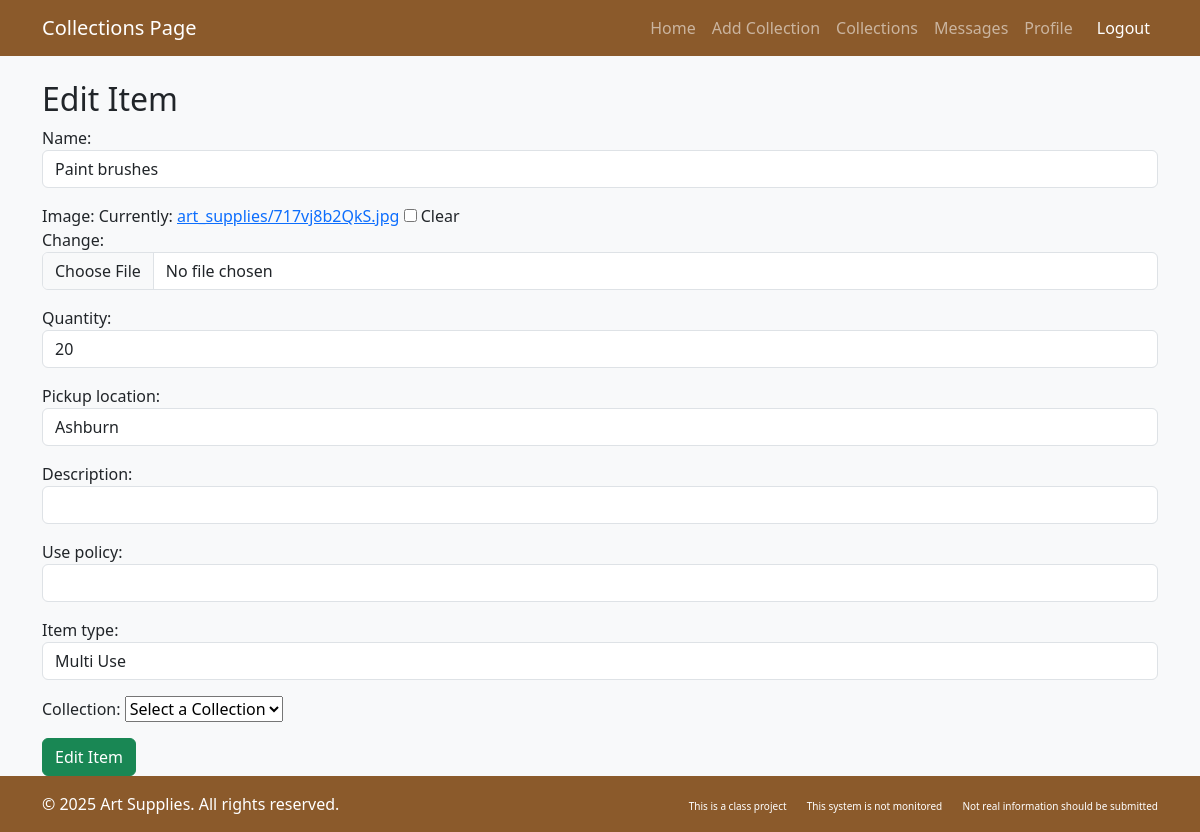
The app's page /1/edit_item/, older data.
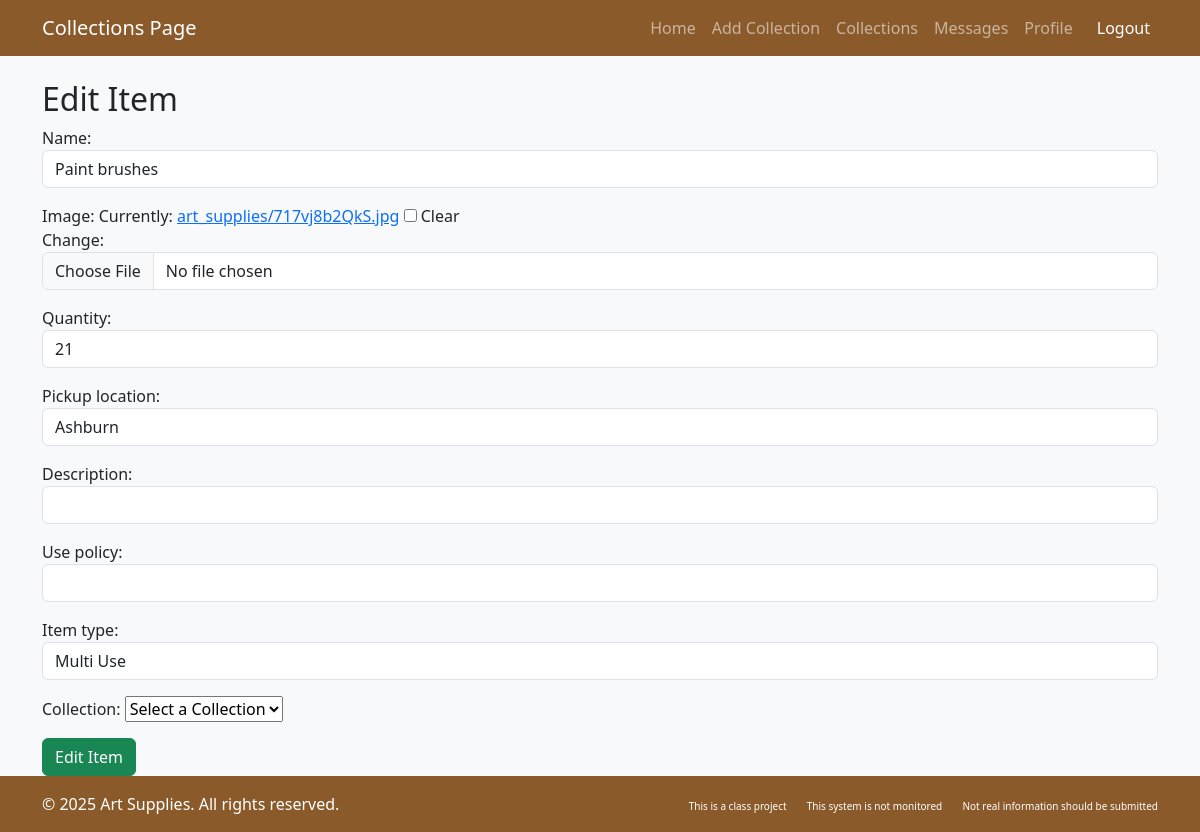
The same page, newer data.
### artlibrary/models.py (models this page shows)
class ArtSupply(models.Model):
    STATUS = [
        ('available', 'Available'),
        ('checked_out', 'Checked Out'),
    ]
    USE_TYPE=[
        ('single','Single Use'),
        ('multi','Multi Use'),
    ]
    name = models.CharField(max_length=255)
    image = models.ImageField(
        storage=S3Boto3Storage(),  # Ensures upload to S3
        upload_to='art_supplies/',  # S3 bucket folder
        null=True,
        blank=True
    )
    quantity = models.PositiveIntegerField()
    status = models.CharField(max_length=20, choices=STATUS, default='available')
    pickup_location = models.CharField(max_length=255)
    use_policy=models.TextField(null=True,blank=True)
    item_type=models.CharField(max_length=7,choices=USE_TYPE,default='multi')
    description = models.TextField(null=True, blank=True)
    added_by = models.ForeignKey(CustomUser, on_delete=models.CASCADE, related_name='added_items')
    collection = models.ManyToManyField(Collection, related_name='items', blank=True)
    def __str__(self):
        return self.name

### artlibrary/views.py (the view)
# urls.py: path('<int:id>/edit_item/', views.update_item, name='edit_item'),
def update_item(request,id):
    supply = get_object_or_404(ArtSupply, id=id)
    print(supply)
    if request.method=='POST':
        form=AddArtSupplyForm(request.POST,instance=supply)
        if form.is_valid():
            form.save()
            return redirect('librarian_page')
    else:
        form=AddArtSupplyForm(instance=supply)
    return render(request,'artlibrary/edit_item.html',{'edit_item_form':form})

### artlibrary/forms.py
class AddArtSupplyForm(forms.ModelForm):
    collection = forms.ModelChoiceField(
        queryset=Collection.objects.all(),
        empty_label="Select a Collection",
        required=False
    )
    class Meta:
        model = ArtSupply
        fields = ['name', 'image', 'quantity', 'pickup_location','description','use_policy','item_type','collection']
        widgets = {
            'name': forms.TextInput(attrs={'class': 'form-control'}),
            'quantity': forms.NumberInput(attrs={'class': 'form-control'}),
            'pickup_location': forms.TextInput(attrs={'class': 'form-control'}),
            'image': forms.ClearableFileInput(attrs={'class': 'form-control'}),
            'description': forms.TextInput(attrs={'class': 'form-control'}),
            'use_policy':forms.TextInput(attrs={'class':'form-control'}),
            'item_type':forms.Select(attrs={'class':'form-control'}),
            'collection': forms.SelectMultiple(attrs={'class': 'form-control'}),
        }

### artlibrary/models.py (called while the page is built)
    def __str__(self):
        return self.title

### artlibrary/templates/artlibrary/edit_item.html (shortened to what this page needs)
{% load django_bootstrap5 %}
<!DOCTYPE html>
<html lang="en">
<head>
    {% bootstrap_css %}
</head>
<body class="bg-light">
    <nav class="navbar navbar-expand-lg navbar-dark bg-brown">
        <div class="container">
            <a class="navbar-brand" href="#">Collections Page</a>
            <div class="collapse navbar-collapse" id="navbarNav">
                <ul class="navbar-nav ms-auto">
                    <li class="nav-item"><a class="nav-link" href="#">Home</a></li>
                    {% if request.user.user_role != "anonymous_user" %}
                    <li class="nav-item"><a class="nav-link" href="#" data-bs-toggle="modal" data-bs-target="#addCollectionModal">Add Collection</a></li>
                    {% endif %}
                    <li class="nav-item"><a class="nav-link" href="{% url 'collections' %}">Collections</a></li>
                    <li class="nav-item"><a class="nav-link" href="#">Messages</a></li>
                    {% if request.user.user_role != "anonymous_user" %}
                    <li class="nav-item"><a class="nav-link" href="{% url 'profile' %}">Profile</a></li>
                    {% endif %}
                    <li class="nav-item">
                        <a class="nav-link btn btn-danger btn-sm text-white ms-2" href="{% url 'logout' %}">Logout</a>
                    </li>
                </ul>
            </div>
        </div>
    </nav>
    <div class="container mt-4">
        <h2>Edit Item</h2>
        <form method="POST" enctype="multipart/form-data">
            {{ edit_item_form.as_p }}
            <button type="submit" name="edit_item" class="btn btn-success">Edit Item</button>
        </form>
    </div>
</body>
<footer class="py-3 bg-dark text-white mt-auto bg-brown">
    <div class="container">
        <div class="row">
            <div class="col-md-6">
                <p class="mb-0">&copy; 2025 Art Supplies. All rights reserved.</p>
            </div>
            <div class="col-md-6 text-md-end">
                <a href="#" class="text-white text-decoration-none me-3" style="font-size: 10px;">This is a class project</a>
                <a href="#" class="text-white text-decoration-none me-3" style="font-size: 10px;">This system is not monitored</a>
                <a href="#" class="text-white text-decoration-none" style="font-size: 10px;">Not real information should be submitted</a>
            </div>
        </div>
    </div>
</footer>
</body>
</html>

Row changes from the older to the newer data that the page shows:
changed ArtSupply "Paint brushes": quantity "20" → "21"
